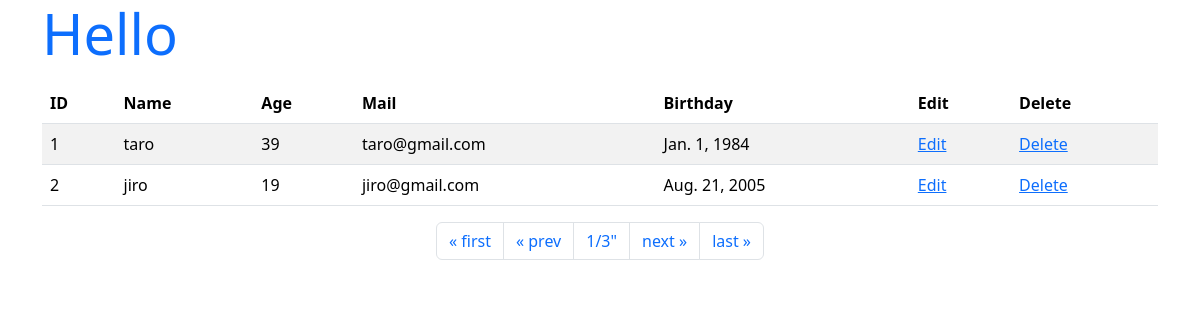
/hello/, run on an earlier commit of the app's database.
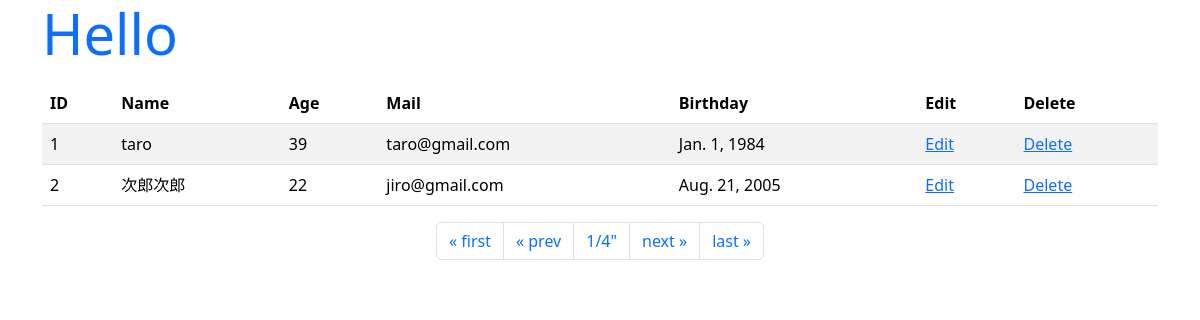
And on a later commit of the database.
### hello/models.py (models this page shows)
class Friend(models.Model):
    name = models.CharField(max_length=100)
    mail = models.EmailField(max_length=200)
    gender = models.BooleanField()
    age = models.IntegerField(default=0)
    birthday = models.DateField()

### hello/views.py (the view)
# urls.py: path('', views.index, name='index'),
def index(request, num=1):
    data = Friend.objects.all()
    page = Paginator(data, 2)
    params = {
        'title':'Hello',
        'message':'',
        'data': page.get_page(num),
    }
    return render(request, 'hello/index.html', params)

### hello/templates/hello/index.html (shortened to what this page needs)
{% load static %}
<!DOCTYPE html>
<html lang="ja">
  <head>
    <link
      href="https://cdn.jsdelivr.net/npm/bootstrap/dist/css/bootstrap.css"
      rel="stylesheet"
    />
  </head>
  <body class="container">
    <h1 class="display-4 text-primary">{{ title }}</h1>
    <table class="table table-striped">
      <thead>
        <tr>
          <th>ID</th>
          <th>Name</th>
          <th>Age</th>
          <th>Mail</th>
          <th>Birthday</th>
          <th>Edit</th>
          <th>Delete</th>
        </tr>
      </thead>
      <tbody>
        {% for item in data %}
        <tr>
          <td>{{ item.id }}</td>
          <td>{{ item.name }}</td>
          <td>{{ item.age }}</td>
          <td>{{ item.mail }}</td>
          <td>{{ item.birthday }}</td>
          <td><a href="{% url 'edit' item.id %}">Edit</a></td>
          <td><a href="{% url 'delete' item.id %}">Delete</a></td>
        </tr>
        {% endfor %}
      </tbody>
    </table>
    <ul class="pagination justify-content-center">
      {% if data.has_previous %}
      <li class="page-item">
        <a class="page-link" href="{% url 'index' %}">&laquo; first</a>
      </li>
      <li class="page-item">
        <a
          class="page-link"
          href="{% url 'index' %}{{ data.previous_page_number }}"
          >&laquo; prev</a
        >
      </li>
      {% else %}
      <li class="page-item">
        <a class="page-link">&laquo; first</a>
      </li>
      <li class="page-item">
        <a
          class="page-link">&laquo; prev</a>
      </li>
      {% endif %}
      <li class="page-item">
        <a class="page-link">
          {{data.number}}/{{ data.paginator.num_pages }}"</a>
      </li>
      {% if data.has_next %}
      <li class="page-item">
        <a class="page-link" href="{% url "index" %}{{data.next_page_number}}">
            next &raquo;</a>
      </li>
      <li class="page-item">
        <a class="page-link" href="{% url "index" %}{{data.paginator.num_pages}}">
            last &raquo;</a>
      </li>
      {% endif %}
    </ul>
  </body>
</html>

What changed in the data, as far as the page shows it:
changed Friend "jiro@gmail.com": name "jiro" → "次郎次郎"; age "19" → "22"
Also different on the page:
{{ data.paginator.num_pages }}: "3" → "4"
